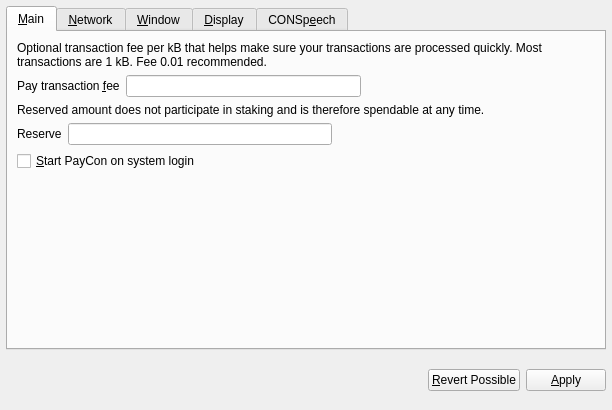
<?xml version="1.0" encoding="UTF-8"?>
<ui version="4.0">
 <class>OptionsDialog</class>
 <widget class="QDialog" name="OptionsDialog">
  <property name="geometry">
   <rect>
    <x>0</x>
    <y>0</y>
    <width>612</width>
    <height>410</height>
   </rect>
  </property>
  <layout class="QVBoxLayout" name="verticalLayout">
   <property name="leftMargin">
    <number>6</number>
   </property>
   <property name="topMargin">
    <number>6</number>
   </property>
   <property name="rightMargin">
    <number>6</number>
   </property>
   <property name="bottomMargin">
    <number>6</number>
   </property>
   <item>
    <widget class="QTabWidget" name="tabWidget">
     <property name="tabPosition">
      <enum>QTabWidget::North</enum>
     </property>
     <property name="currentIndex">
      <number>0</number>
     </property>
     <property name="elideMode">
      <enum>Qt::ElideNone</enum>
     </property>
     <widget class="QWidget" name="tabMain">
      <attribute name="title">
       <string>&amp;Main</string>
      </attribute>
      <layout class="QVBoxLayout" name="verticalLayout_Main">
       <item>
        <widget class="QLabel" name="transactionFeeInfoLabel">
         <property name="text">
          <string>Optional transaction fee per kB that helps make sure your transactions are processed quickly. Most transactions are 1 kB. Fee 0.01 recommended.</string>
         </property>
         <property name="textFormat">
          <enum>Qt::PlainText</enum>
         </property>
         <property name="wordWrap">
          <bool>true</bool>
         </property>
        </widget>
       </item>
       <item>
        <layout class="QHBoxLayout" name="horizontalLayoutFee">
         <item>
          <widget class="QLabel" name="transactionFeeLabel">
           <property name="text">
            <string>Pay transaction &amp;fee</string>
           </property>
           <property name="textFormat">
            <enum>Qt::PlainText</enum>
           </property>
           <property name="buddy">
            <cstring>transactionFee</cstring>
           </property>
          </widget>
         </item>
         <item>
          <widget class="BitcoinAmountField" name="transactionFee"/>
         </item>
         <item>
          <spacer name="horizontalSpacerFee">
           <property name="orientation">
            <enum>Qt::Horizontal</enum>
           </property>
           <property name="sizeHint" stdset="0">
            <size>
             <width>40</width>
             <height>20</height>
            </size>
           </property>
          </spacer>
         </item>
        </layout>
       </item>
       <item>
        <widget class="QLabel" name="reserveBalanceInfoLabel">
         <property name="text">
          <string>Reserved amount does not participate in staking and is therefore spendable at any time.</string>
         </property>
         <property name="textFormat">
          <enum>Qt::PlainText</enum>
         </property>
         <property name="wordWrap">
          <bool>true</bool>
         </property>
        </widget>
       </item>
       <item>
        <layout class="QHBoxLayout" name="horizontalLayoutReserveBalance">
         <item>
          <widget class="QLabel" name="reserveBalanceLabel">
           <property name="text">
            <string>Reserve</string>
           </property>
           <property name="textFormat">
            <enum>Qt::PlainText</enum>
           </property>
           <property name="buddy">
            <cstring>reserveBalance</cstring>
           </property>
          </widget>
         </item>
         <item>
          <widget class="BitcoinAmountField" name="reserveBalance"/>
         </item>
         <item>
          <spacer name="horizontalSpacerReserveBalance">
           <property name="orientation">
            <enum>Qt::Horizontal</enum>
           </property>
           <property name="sizeHint" stdset="0">
            <size>
             <width>40</width>
             <height>20</height>
            </size>
           </property>
          </spacer>
         </item>
        </layout>
       </item>
       <item>
        <widget class="QCheckBox" name="bitcoinAtStartup">
         <property name="toolTip">
          <string>Automatically start PayCon after logging in to the system.</string>
         </property>
         <property name="text">
          <string>&amp;Start PayCon on system login</string>
         </property>
        </widget>
       </item>
       <item>
        <spacer name="verticalSpacer_Main">
         <property name="orientation">
          <enum>Qt::Vertical</enum>
         </property>
         <property name="sizeHint" stdset="0">
          <size>
           <width>20</width>
           <height>40</height>
          </size>
         </property>
        </spacer>
       </item>
      </layout>
     </widget>
     <widget class="QWidget" name="tabNetwork">
      <attribute name="title">
       <string>&amp;Network</string>
      </attribute>
      <layout class="QVBoxLayout" name="verticalLayout_Network">
       <item>
        <widget class="QCheckBox" name="mapPortUpnp">
         <property name="toolTip">
          <string>Automatically open the PayCon client port on the router. This only works when your router supports UPnP and it is enabled.</string>
         </property>
         <property name="text">
          <string>Map port using &amp;UPnP</string>
         </property>
        </widget>
       </item>
       <item>
        <widget class="QCheckBox" name="connectSocks">
         <property name="toolTip">
          <string>Connect to the PayCon network through a SOCKS proxy (e.g. when connecting through Tor).</string>
         </property>
         <property name="text">
          <string>&amp;Connect through SOCKS proxy:</string>
         </property>
        </widget>
       </item>
       <item>
        <layout class="QHBoxLayout" name="horizontalLayout_Network">
         <item>
          <widget class="QLabel" name="proxyIpLabel">
           <property name="text">
            <string>Proxy &amp;IP:</string>
           </property>
           <property name="textFormat">
            <enum>Qt::PlainText</enum>
           </property>
           <property name="buddy">
            <cstring>proxyIp</cstring>
           </property>
          </widget>
         </item>
         <item>
          <widget class="QValidatedLineEdit" name="proxyIp">
           <property name="maximumSize">
            <size>
             <width>140</width>
             <height>16777215</height>
            </size>
           </property>
           <property name="toolTip">
            <string>IP address of the proxy (e.g. 127.0.0.1)</string>
           </property>
          </widget>
         </item>
         <item>
          <widget class="QLabel" name="proxyPortLabel">
           <property name="text">
            <string>&amp;Port:</string>
           </property>
           <property name="textFormat">
            <enum>Qt::PlainText</enum>
           </property>
           <property name="buddy">
            <cstring>proxyPort</cstring>
           </property>
          </widget>
         </item>
         <item>
          <widget class="QLineEdit" name="proxyPort">
           <property name="maximumSize">
            <size>
             <width>55</width>
             <height>16777215</height>
            </size>
           </property>
           <property name="toolTip">
            <string>Port of the proxy (e.g. 9050)</string>
           </property>
          </widget>
         </item>
         <item>
          <widget class="QLabel" name="socksVersionLabel">
           <property name="text">
            <string>SOCKS &amp;Version:</string>
           </property>
           <property name="textFormat">
            <enum>Qt::PlainText</enum>
           </property>
           <property name="buddy">
            <cstring>socksVersion</cstring>
           </property>
          </widget>
         </item>
         <item>
          <widget class="QValueComboBox" name="socksVersion">
           <property name="toolTip">
            <string>SOCKS version of the proxy (e.g. 5)</string>
           </property>
          </widget>
         </item>
         <item>
          <spacer name="horizontalSpacer_Network">
           <property name="orientation">
            <enum>Qt::Horizontal</enum>
           </property>
           <property name="sizeHint" stdset="0">
            <size>
             <width>40</width>
             <height>20</height>
            </size>
           </property>
          </spacer>
         </item>
        </layout>
       </item>
       <item>
        <spacer name="verticalSpacer_Network">
         <property name="orientation">
          <enum>Qt::Vertical</enum>
         </property>
         <property name="sizeHint" stdset="0">
          <size>
           <width>20</width>
           <height>40</height>
          </size>
         </property>
        </spacer>
       </item>
      </layout>
     </widget>
     <widget class="QWidget" name="tabWindow">
      <attribute name="title">
       <string>&amp;Window</string>
      </attribute>
      <layout class="QVBoxLayout" name="verticalLayout_Window">
       <item>
        <widget class="QCheckBox" name="minimizeToTray">
         <property name="toolTip">
          <string>Show only a tray icon after minimizing the window.</string>
         </property>
         <property name="text">
          <string>&amp;Minimize to the tray instead of the taskbar</string>
         </property>
        </widget>
       </item>
       <item>
        <widget class="QCheckBox" name="minimizeOnClose">
         <property name="toolTip">
          <string>Minimize instead of exit the application when the window is closed. When this option is enabled, the application will be closed only after selecting Quit in the menu.</string>
         </property>
         <property name="text">
          <string>M&amp;inimize on close</string>
         </property>
        </widget>
       </item>
       <item>
        <spacer name="verticalSpacer_Window">
         <property name="orientation">
          <enum>Qt::Vertical</enum>
         </property>
         <property name="sizeHint" stdset="0">
          <size>
           <width>20</width>
           <height>40</height>
          </size>
         </property>
        </spacer>
       </item>
      </layout>
     </widget>
     <widget class="QWidget" name="tabDisplay">
      <attribute name="title">
       <string>&amp;Display</string>
      </attribute>
      <layout class="QVBoxLayout" name="verticalLayout_Display">
       <item>
        <layout class="QHBoxLayout" name="horizontalLayout_1_Display">
         <item>
          <widget class="QLabel" name="langLabel">
           <property name="text">
            <string>User Interface &amp;language:</string>
           </property>
           <property name="textFormat">
            <enum>Qt::PlainText</enum>
           </property>
           <property name="buddy">
            <cstring>lang</cstring>
           </property>
          </widget>
         </item>
         <item>
          <widget class="QValueComboBox" name="lang">
           <property name="toolTip">
            <string>The user interface language can be set here. This setting will take effect after restarting PayCon.</string>
           </property>
          </widget>
         </item>
        </layout>
       </item>
       <item>
        <layout class="QHBoxLayout" name="horizontalLayout_2_Display">
         <item>
          <widget class="QLabel" name="unitLabel">
           <property name="text">
            <string>&amp;Unit to show amounts in:</string>
           </property>
           <property name="textFormat">
            <enum>Qt::PlainText</enum>
           </property>
           <property name="buddy">
            <cstring>unit</cstring>
           </property>
          </widget>
         </item>
         <item>
          <widget class="QValueComboBox" name="unit">
           <property name="toolTip">
            <string>Choose the default subdivision unit to show in the interface and when sending coins.</string>
           </property>
          </widget>
         </item>
        </layout>
       </item>
       <item>
        <widget class="QCheckBox" name="coinControlFeatures">
         <property name="toolTip">
          <string>Whether to show coin control features or not.</string>
         </property>
         <property name="text">
          <string>Display coin &amp;control features (experts only!)</string>
         </property>
        </widget>
       </item>
       <item>
        <widget class="QCheckBox" name="minimizeCoinAge">
         <property name="toolTip">
          <string>Whether to select the coin outputs randomly or with minimal coin age.</string>
         </property>
         <property name="text">
          <string>Minimize weight consumption (experimental)</string>
         </property>
        </widget>
       </item>
       <item>
        <widget class="QCheckBox" name="usePayConTheme">
         <property name="text">
          <string>Use black visual theme (requires restart)</string>
         </property>
        </widget>
       </item>
       <item>
        <spacer name="verticalSpacer_Display">
         <property name="orientation">
          <enum>Qt::Vertical</enum>
         </property>
         <property name="sizeHint" stdset="0">
          <size>
           <width>20</width>
           <height>40</height>
          </size>
         </property>
        </spacer>
       </item>
      </layout>
     </widget>
     <widget class="QWidget" name="tabSpeech">
      <attribute name="title">
       <string>CONSp&amp;eech</string>
      </attribute>
      <layout class="QGridLayout" name="gridLayout_3">
       <item row="0" column="0">
        <widget class="QGroupBox" name="conSpeechGroupbox">
         <property name="title">
          <string>Enable CONSpeech</string>
         </property>
         <property name="checkable">
          <bool>true</bool>
         </property>
         <property name="checked">
          <bool>true</bool>
         </property>
         <layout class="QGridLayout" name="gridLayout_2">
          <item row="1" column="0">
           <widget class="QLabel" name="label">
            <property name="text">
             <string>Quotes List:</string>
            </property>
           </widget>
          </item>
          <item row="2" column="0">
           <widget class="QPlainTextEdit" name="conSpeechEditbox">
            <property name="lineWrapMode">
             <enum>QPlainTextEdit::NoWrap</enum>
            </property>
           </widget>
          </item>
          <item row="0" column="0">
           <widget class="QCheckBox" name="conSpeechRandomCheckbox">
            <property name="text">
             <string>Autoselect Random Quote</string>
            </property>
           </widget>
          </item>
         </layout>
        </widget>
       </item>
      </layout>
     </widget>
    </widget>
   </item>
   <item>
    <layout class="QHBoxLayout" name="horizontalLayout_Buttons">
     <item>
      <spacer name="horizontalSpacer_1">
       <property name="orientation">
        <enum>Qt::Horizontal</enum>
       </property>
       <property name="sizeHint" stdset="0">
        <size>
         <width>40</width>
         <height>48</height>
        </size>
       </property>
      </spacer>
     </item>
     <item>
      <widget class="QLabel" name="statusLabel">
       <property name="font">
        <font>
         <weight>75</weight>
         <bold>true</bold>
        </font>
       </property>
       <property name="text">
        <string/>
       </property>
       <property name="textFormat">
        <enum>Qt::PlainText</enum>
       </property>
       <property name="wordWrap">
        <bool>true</bool>
       </property>
      </widget>
     </item>
     <item>
      <widget class="QPushButton" name="cancelButton">
       <property name="text">
        <string>&amp;Revert Possible</string>
       </property>
       <property name="autoDefault">
        <bool>false</bool>
       </property>
      </widget>
     </item>
     <item>
      <widget class="QPushButton" name="applyButton">
       <property name="text">
        <string>&amp;Apply</string>
       </property>
       <property name="autoDefault">
        <bool>false</bool>
       </property>
      </widget>
     </item>
    </layout>
   </item>
  </layout>
 </widget>
 <customwidgets>
  <customwidget>
   <class>QValidatedLineEdit</class>
   <extends>QLineEdit</extends>
   <header>qvalidatedlineedit.h</header>
  </customwidget>
  <customwidget>
   <class>BitcoinAmountField</class>
   <extends>QLineEdit</extends>
   <header>bitcoinamountfield.h</header>
   <container>1</container>
  </customwidget>
  <customwidget>
   <class>QValueComboBox</class>
   <extends>QComboBox</extends>
   <header>qvaluecombobox.h</header>
  </customwidget>
 </customwidgets>
 <resources/>
 <connections/>
</ui>
